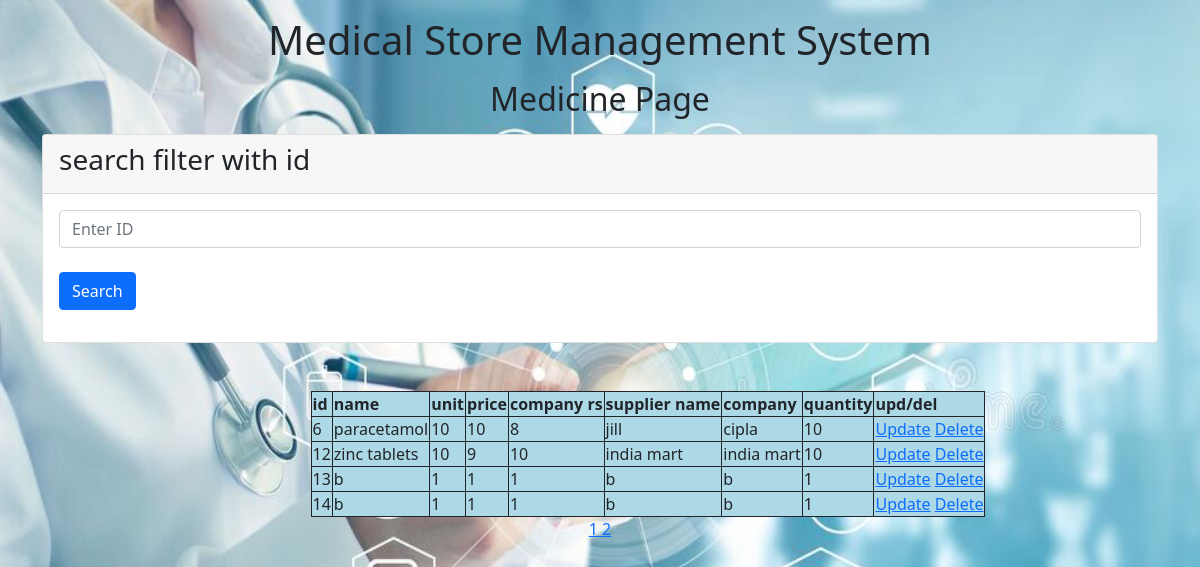
/medicine.php?page=2, run on the app's committed database.
### tables this page shows
CREATE TABLE `medicine` (
  `id` int(11) NOT NULL,
  `name` text NOT NULL,
  `unit` int(11) NOT NULL,
  `price` int(11) NOT NULL,
  `company_rs` int(11) NOT NULL,
  `supplier_name` text NOT NULL,
  `company` text NOT NULL,
  `quantity` int(50) DEFAULT NULL
);

### medicine.php (the view, shortened to what this page needs)
    <link href="https://cdn.jsdelivr.net/npm/bootstrap@5.1.3/dist/css/bootstrap.min.css" rel="stylesheet">
  </head>
  <body>
  <p><h1 align="center">Medical Store Management System</h1></p>
        <p><h2 align="center">Medicine Page</h2></p>
    <div class="container">
        <div class="row">
            <div class="col-nd-12 at 4">
                <div class="card">
                    <div class="card-header">
                        <h3 class="card-title">search filter with id </h3>
                    </div>
                    <div class="card-body">
                        <div class="row">
                            <div class="col-nd-6">
                                <form action="" method="POST">
                                <div class="form-group">
                                    <input type="text" name="id" class="form-control" placeholder="Enter ID" required>
                                </div><br>
                                <button type="submit" name="search_id" class="btn btn-primary">Search</button>
                                </form>
                            </div>
                        </div>
                    </div>
                </div>
            </div>
        </div>
    </div>
  </body>
</html>
<html>
<head>
</head>
<body>
</body>
<div align="center">
<?php
$servername = "localhost";
$username = "root";
$password = "";
$dbname = "projd1";
$conn = new mysqli($servername, $username, $password, $dbname);
$result1 = mysqli_query($conn,"SELECT * FROM medicine");
$limit = 5;
$total_rows = mysqli_num_rows($result1);
$total_pages = ceil ($total_rows / $limit);
if (!isset ($_GET['page']) ) {
  $page_number = 1;
} else {
  $page_number = $_GET['page'];
}
$initial_page = ($page_number-1) * $limit;
$sql = "SELECT * FROM medicine  LIMIT  $initial_page,$limit";
$result = $conn->query($sql);
if ($result->num_rows > 0) {
  echo "<table class ='center11' border=1>
  <tr>
  <th> id </th>
  <th> name </th>
  <th> unit </th>
  <th> price </th>
  <th>company rs</th>
  <th> supplier name </th>
  <th> company </th>
  <th>quantity</th>
  <th>upd/del</th>
  </tr>";
  while($row = $result->fetch_assoc()) {
    echo "<tr><td>".$row['id']."</td><td>".$row['name']."</td><td>".$row['unit']."</td><td>".$row['price']."</td><td>".$row['company_rs']."</td><td>".$row['supplier_name']."</td><td>".$row['company']."</td><td>".$row['quantity']."</td><td>
          <a href= './upd.php?up=".$row['id']."'>Update</a>
          <a href= './del.php?de=".$row['id']."'>Delete</td></tr>";
  }
  echo "</table>";
} else {
  echo "0 results";
}
for($page_number = 1; $page_number<= $total_pages; $page_number++) {
  echo '<a href = "medicine.php?page=' . $page_number . '">' . $page_number . ' </a>';
}
?>
</div>
</html>
<!DOCTYPE html>
<html lang="en">
<head>
</head>
<body>
</body>
</html>

### medicine.php (style rules this page uses)
table, th, td { border: 1px solid; border-collapse: collapse; background-color : #ADD8E6; }
.center11 { background-color : #ADD8E6; margin-left: 8%; }
th, td { background-color : #ADD8E6; }
body { background-image : url("./image/img2.jpg"); background-repeat : no-repeat ,repeat; background-size: 1800px 800px; }

### data on the page
medicine: id "6", name "paracetamol", unit "10", price "10", company_rs "8", supplier_name "jill", company "cipla", quantity "10"
medicine: id "12", name "zinc tablets", unit "10", price "9", company_rs "10", supplier_name "india mart", company "india mart", quantity "10"
medicine: id "13", name "b", unit "1", price "1", company_rs "1", supplier_name "b", company "b", quantity "1"
medicine: id "14", name "b", unit "1", price "1", company_rs "1", supplier_name "b", company "b", quantity "1"
